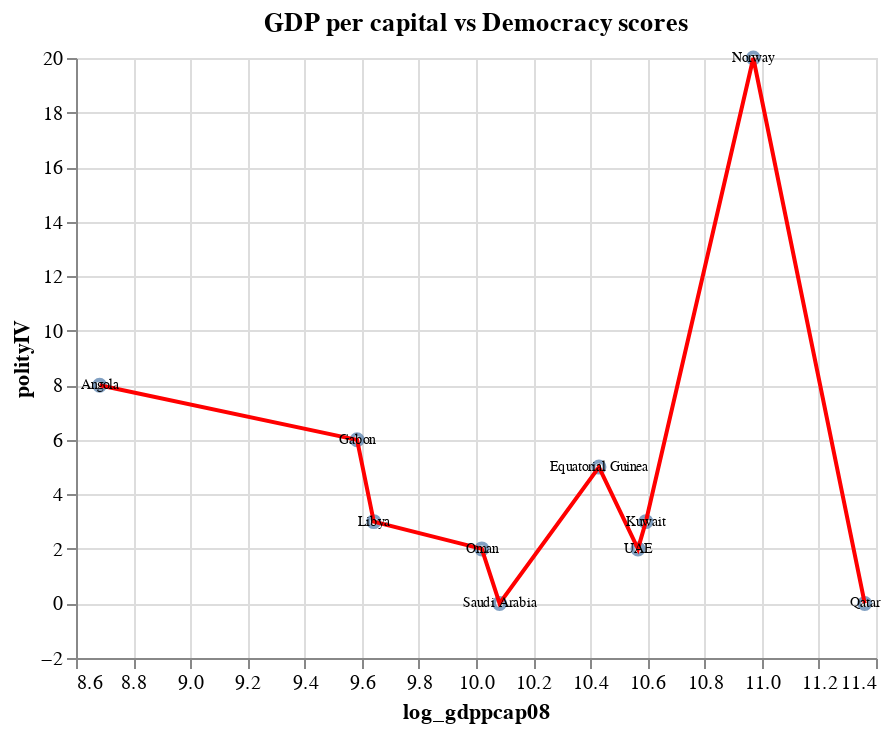

The cell this chart's notebook holds for it:
### Code cell
wdi2["log_gdppcap08"] = np.log(wdi2["gdppcap08"])

base2 = (alt.Chart(wdi2, title = "GDP per capital vs Democracy scores").mark_point().encode(
x = alt.X('log_gdppcap08', scale=alt.Scale(zero=False)),
y = 'polityIV'
))


loess1 = base2.transform_loess(
    "log_gdppcap08", "polityIV").mark_line(color = "red")

base2 + loess1 + alt.Chart(wdi2).encode(
    x = alt.X('log_gdppcap08', scale = alt.Scale(zero=False)),
    y = 'polityIV',
    text = 'country'
).mark_text(size = 7)

### Figure 1 — Vega-Lite specification as saved in the notebook (floating-point values rounded to 4 significant figures)
{"config": {"view": {"continuousWidth": 400, "continuousHeight": 300}}, "layer": [{"mark": "point", "encoding": {"x": {"field": "log_gdppcap08", "scale": {"zero": false}, "type": "quantitative"}, "y": {"field": "polityIV", "type": "quantitative"}}, "title": "GDP per capital vs Democracy scores"}, {"mark": {"type": "line", "color": "red"}, "encoding": {"x": {"field": "log_gdppcap08", "scale": {"zero": false}, "type": "quantitative"}, "y": {"field": "polityIV", "type": "quantitative"}}, "title": "GDP per capital vs Democracy scores", "transform": [{"loess": "polityIV", "on": "log_gdppcap08"}]}, {"mark": {"type": "text", "size": 7}, "encoding": {"text": {"field": "country", "type": "nominal"}, "x": {"field": "log_gdppcap08", "scale": {"zero": false}, "type": "quantitative"}, "y": {"field": "polityIV", "type": "quantitative"}}}], "data": {"name": "data-51586b732678a0f18e5ff7fd8823af89"}, "$schema": "https://vega.github.io/schema/vega-lite/v4.17.0.json", "datasets": {"data-51586b732678a0f18e5ff7fd8823af89": [{"country": "Angola", "region": "Africa", "gdppcap08": 5899, "polityIV": 8.0, "log_gdppcap08": 8.683}, {"country": "Equatorial Guinea", "region": "Africa", "gdppcap08": 33873, "polityIV": 5.0, "log_gdppcap08": 10.43}, {"country": "Gabon", "region": "Africa", "gdppcap08": 14527, "polityIV": 6.0, "log_gdppcap08": 9.584}, {"country": "Kuwait", "region": "Middle East", "gdppcap08": 39914, "polityIV": 3.0, "log_gdppcap08": 10.59}, {"country": "Libya", "region": "Middle East", "gdppcap08": 15402, "polityIV": 3.0, "log_gdppcap08": 9.642}, {"country": "Norway", "region": "Scandinavia", "gdppcap08": 58138, "polityIV": 20.0, "log_gdppcap08": 10.97}, {"country": "Oman", "region": "Middle East", "gdppcap08": 22478, "polityIV": 2.0, "log_gdppcap08": 10.02}, {"country": "Qatar", "region": "Middle East", "gdppcap08": 85868, "polityIV": 0.0, "log_gdppcap08": 11.36}, {"country": "Saudi Arabia", "region": "Middle East", "gdppcap08": 23920, "polityIV": 0.0, "log_gdppcap08": 10.08}, {"country": "UAE", "region": "Middle East", "gdppcap08": 38830, "polityIV": 2.0, "log_gdppcap08": 10.57}]}}
